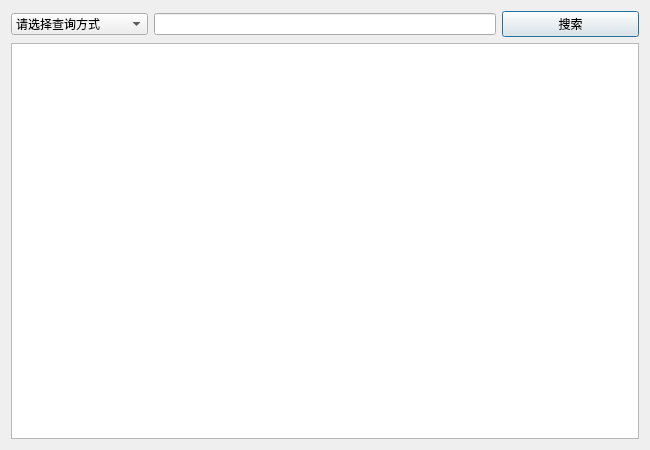
<?xml version="1.0" encoding="UTF-8"?>
<ui version="4.0">
 <class>QueryStu</class>
 <widget class="QDialog" name="QueryStu">
  <property name="geometry">
   <rect>
    <x>0</x>
    <y>0</y>
    <width>650</width>
    <height>450</height>
   </rect>
  </property>
  <property name="windowTitle">
   <string>Dialog</string>
  </property>
  <layout class="QVBoxLayout" name="verticalLayout">
   <item>
    <layout class="QHBoxLayout" name="horizontalLayout" stretch="2,5,2">
     <item>
      <widget class="QComboBox" name="cbb_method">
       <item>
        <property name="text">
         <string>请选择查询方式</string>
        </property>
       </item>
       <item>
        <property name="text">
         <string>按姓名查询</string>
        </property>
       </item>
       <item>
        <property name="text">
         <string>按学号查询</string>
        </property>
       </item>
       <item>
        <property name="text">
         <string>按院系查询</string>
        </property>
       </item>
      </widget>
     </item>
     <item>
      <widget class="QLineEdit" name="le_cnt"/>
     </item>
     <item>
      <widget class="QPushButton" name="btn_search">
       <property name="text">
        <string>搜索</string>
       </property>
      </widget>
     </item>
    </layout>
   </item>
   <item>
    <widget class="QTableView" name="tableView"/>
   </item>
  </layout>
 </widget>
 <resources/>
 <connections/>
</ui>
